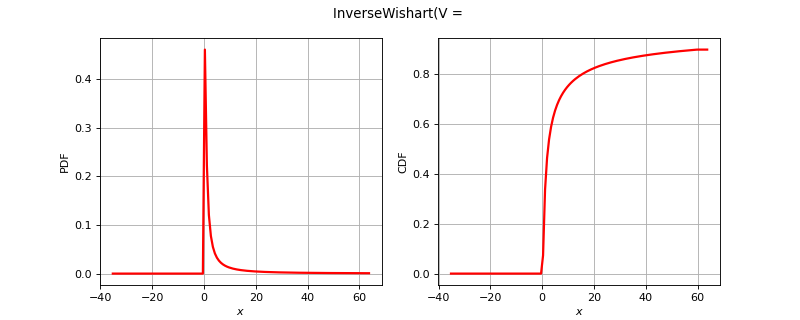

Write Python code to recreate this figure.
import openturns as ot
from matplotlib import pyplot as plt
from openturns.viewer import View
title = None
if ot.InverseWishart().__class__.__name__ == 'Bernoulli':
    distribution = ot.Bernoulli(0.7)
elif ot.InverseWishart().__class__.__name__ == 'Binomial':
    distribution = ot.Binomial(5, 0.2)
elif ot.InverseWishart().__class__.__name__ == 'Hypergeometric':
    distribution = ot.Hypergeometric(10, 4, 7)
elif ot.InverseWishart().__class__.__name__ == 'CumulativeDistributionNetwork':
    coll = [ot.Normal(2),ot.Dirichlet([0.5, 1.0, 1.5])]
    distribution = ot.CumulativeDistributionNetwork(coll, ot.BipartiteGraph([[0,1], [0,1]]))
elif ot.InverseWishart().__class__.__name__ == 'Histogram':
    distribution = ot.Histogram([-1.0, 0.5, 1.0, 2.0], [0.45, 0.4, 0.15])
elif ot.InverseWishart().__class__.__name__ == 'KernelMixture':
    kernel = ot.Uniform()
    sample = ot.Normal().getSample(5)
    bandwith = [1.0]
    distribution = ot.KernelMixture(kernel, bandwith, sample)
elif ot.InverseWishart().__class__.__name__ == 'MaximumDistribution':
    coll = [ot.Uniform(2.5, 3.5), ot.LogUniform(1.0, 1.2), ot.Triangular(2.0, 3.0, 4.0)]
    distribution = ot.MaximumDistribution(coll)
elif ot.InverseWishart().__class__.__name__ == 'Multinomial':
    distribution = ot.Multinomial(5, [0.2])
elif ot.InverseWishart().__class__.__name__ == 'RandomMixture':
    coll = [ot.Triangular(0.0, 1.0, 5.0), ot.Uniform(-2.0, 2.0)]
    weights = [0.8, 0.2]
    cst = 3.0
    distribution = ot.RandomMixture(coll, weights, cst)
elif ot.InverseWishart().__class__.__name__ == 'TruncatedDistribution':
    distribution = ot.TruncatedDistribution(ot.Normal(2.0, 1.5), 1.0, 4.0)
elif ot.InverseWishart().__class__.__name__ == 'UserDefined':
    distribution = ot.UserDefined([[1.0], [2.0], [3.0]], [0.4, 0.5, 1.0])
elif ot.InverseWishart().__class__.__name__ == 'ZipfMandelbrot':
    distribution = ot.ZipfMandelbrot(10, 2.5, 0.3)
elif ot.InverseWishart().__class__.__name__ == 'Normal':
    cov = ot.CovarianceMatrix([[1.0, -0.5], [-0.5, 1.0]])
    distribution = ot.Normal([0.0, 0.0], cov)
    title = "Normal dist. with correlation coefficient {}".format(cov[0, 1])
else:
    distribution = ot.InverseWishart()

dimension = distribution.getDimension()
if title is None:
    title = str(distribution)[:100].split('\n')[0]
if dimension == 1:
    distribution.setDescription(['$x$'])
    pdf_graph = distribution.drawPDF()
    cdf_graph = distribution.drawCDF()
    fig = plt.figure(figsize=(10, 4))
    pdf_axis = fig.add_subplot(121)
    cdf_axis = fig.add_subplot(122)
    View(pdf_graph, figure=fig, axes=[pdf_axis], add_legend=False)
    View(cdf_graph, figure=fig, axes=[cdf_axis], add_legend=False)
    fig.suptitle(title)
elif dimension == 2:
    grid = ot.GridLayout(1, 2)
    pdf_graph = distribution.drawPDF()
    pdf_graph.setLegends([''])
    cdf_graph = distribution.drawCDF()
    cdf_graph.setLegends([''])
    grid.setGraph(0, 0, pdf_graph)
    grid.setGraph(0, 1, cdf_graph)
    grid.setTitle(title)
    fig = View(grid).getFigure()
    fig.axes[0].set_title('PDF')
    fig.axes[1].set_title('CDF')
